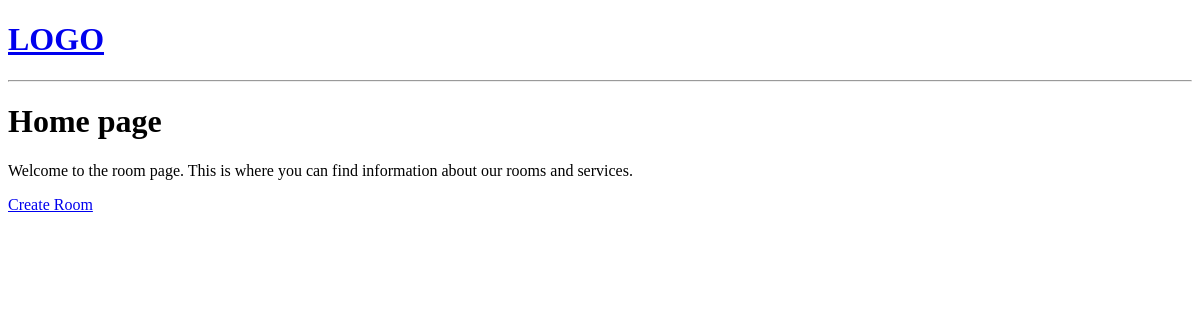
The app's page /, older data.
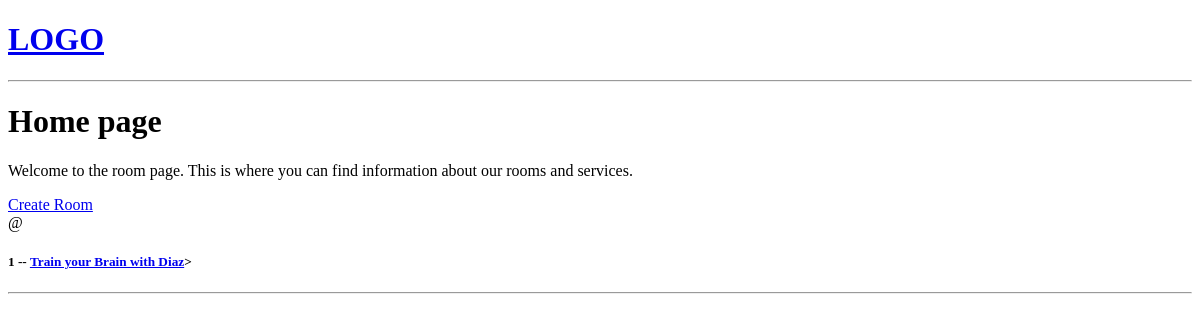
The same page, newer data.
### base/models.py (models this page shows, shortened)
class Room(models.Model):
    host = models.ForeignKey(User, on_delete=models.SET_NULL, null=True)
    topic = models.ForeignKey(Topic, on_delete=models.SET_NULL, null=True)
    name = models.CharField(max_length=255)
    description = models.TextField(null = True, blank=True)
    updated = models.DateTimeField(auto_now=True)
    created = models.DateTimeField(auto_now_add=True)

### base/views.py (the view)
# urls.py: path('', views.home, name="home"),
def home(request):
    rooms = Room.objects.all()
    context = {'rooms' : rooms}
    return render(request, 'base/home.html', context)

### base/templates/base/home.html (shortened to what this page needs)
{% extends 'main.html' %}
{% block content %}
<h1>Home page</h1>
    <p>Welcome to the room page. This is where you can find information about our rooms and services.</p>
    <div>
        <a href="{% url 'create-room' %}"> Create Room </a>
        <div>
            {% for room in rooms %}
                <div>
                    <span>@{{room.host.username}}</span>
                    <h5>{{room.id}} -- <a href = "{% url 'room' room.id %}">{{room.name}}</a>></h5>
                    <hr>
                </div>
            {% endfor %}
        </div>
    </div>
{% endblock content %}

### templates/main.html (shortened to what this page needs)
<!DOCTYPE html>
<html>
<head>
</head>
<body>
    {% include 'navbar.html'%}
    {% block content %}
    {% endblock %}
</body>
</html>

### templates/navbar.html
<a href="/">
    <h1>LOGO</h1>
</a>
<hr>

Row changes from the older to the newer data that the page shows:
added Room: id "1", name "Train your Brain with Diaz"
